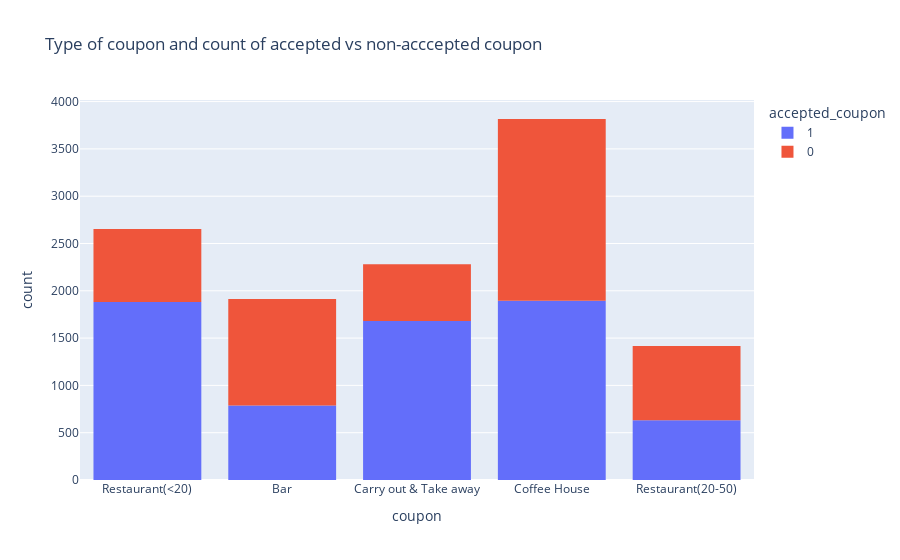

The notebook cell saved with this chart:
### Code cell
px.histogram(data1_enc, x = "coupon", title = 'Type of coupon and count of accepted vs non-acccepted coupon', color ="accepted_coupon", )

#Conclusion - Maximum number of coupons are for Coffee House and even the most number of Coffee house coupons have been accepted by the customers as compared to other categories of cooupon.

### Figure 1 — Plotly figure (JSON) as saved in the notebook; plotly's stock layout.template omitted (floating-point values rounded to 4 significant figures; data arrays with more than 128 entries replaced by an {"elided": "..."} marker saying what was removed)
{"data": [{"alignmentgroup": "True", "bingroup": "x", "hovertemplate": "accepted_coupon=1<br>coupon=%{x}<br>count=%{y}<extra></extra>", "legendgroup": "1", "marker": {"color": "#636efa", "pattern": {"shape": ""}}, "name": "1", "offsetgroup": "1", "orientation": "v", "showlegend": true, "type": "histogram", "x": {"elided": "6877 str values"}, "xaxis": "x", "yaxis": "y"}, {"alignmentgroup": "True", "bingroup": "x", "hovertemplate": "accepted_coupon=0<br>coupon=%{x}<br>count=%{y}<extra></extra>", "legendgroup": "0", "marker": {"color": "#EF553B", "pattern": {"shape": ""}}, "name": "0", "offsetgroup": "0", "orientation": "v", "showlegend": true, "type": "histogram", "x": {"elided": "5202 str values"}, "xaxis": "x", "yaxis": "y"}], "layout": {"autosize": true, "barmode": "relative", "legend": {"title": {"text": "accepted_coupon"}, "tracegroupgap": 0}, "title": {"text": "Type of coupon and count of accepted vs non-acccepted coupon"}, "xaxis": {"anchor": "y", "autorange": true, "domain": [0, 1], "range": [-0.5, 4.5], "title": {"text": "coupon"}, "type": "category"}, "yaxis": {"anchor": "x", "autorange": true, "domain": [0, 1], "range": [0, 4017.0], "title": {"text": "count"}}}}
